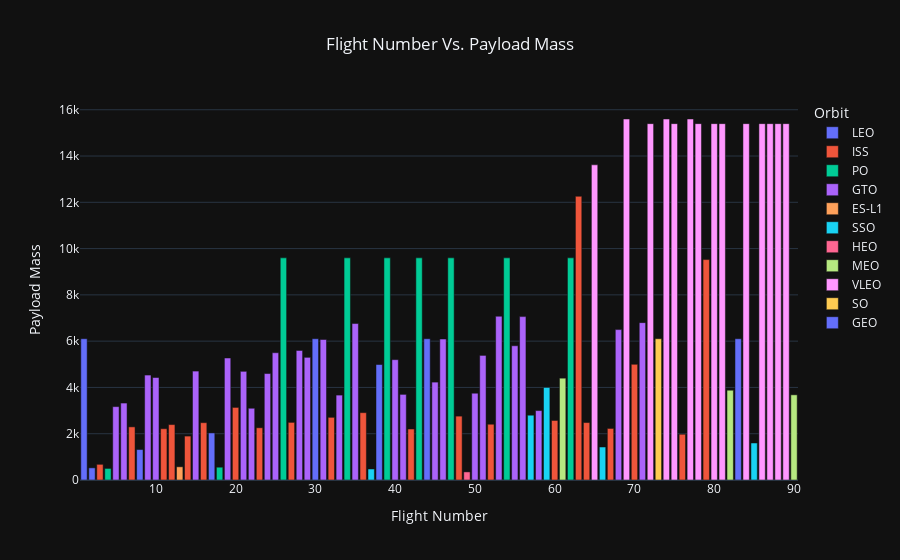

This figure's notebook cell:
### Code cell
# Plot a scatter point chart with x axis to be Flight Number and y axis to be the launch site, and hue to be the class value
fig = px.bar(
    df, x="FlightNumber", y="PayloadMass", color="Orbit", title="Flight Number Vs. Payload Mass",
    labels={
                     "FlightNumber": "Flight Number",
                     "PayloadMass": "Payload Mass",
                     "BoosterVersion": "Booster Version"
                 },
    hover_data=['FlightNumber', 'PayloadMass', 'BoosterVersion'],
    template='plotly_dark'
)

fig.layout.update(title_x = 0.5)

fig.show()

### Figure 1 — Plotly figure (JSON) as saved in the notebook; plotly's stock layout.template omitted (floating-point values rounded to 4 significant figures)
{"data": [{"alignmentgroup": "True", "customdata": [["Falcon 9"], ["Falcon 9"], ["Falcon 9"], ["Falcon 9"], ["Falcon 9"], ["Falcon 9"], ["Falcon 9"]], "hovertemplate": "Orbit=LEO<br>Flight Number=%{x}<br>Payload Mass=%{y}<br>Booster Version=%{customdata[0]}<extra></extra>", "legendgroup": "LEO", "marker": {"color": "#636efa", "pattern": {"shape": ""}}, "name": "LEO", "offsetgroup": "LEO", "orientation": "v", "showlegend": true, "textposition": "auto", "type": "bar", "x": [1, 2, 8, 17, 30, 38, 44], "xaxis": "x", "y": [6105.0, 525, 1316, 2034, 6105.0, 4990, 6105.0], "yaxis": "y"}, {"alignmentgroup": "True", "customdata": [["Falcon 9"], ["Falcon 9"], ["Falcon 9"], ["Falcon 9"], ["Falcon 9"], ["Falcon 9"], ["Falcon 9"], ["Falcon 9"], ["Falcon 9"], ["Falcon 9"], ["Falcon 9"], ["Falcon 9"], ["Falcon 9"], ["Falcon 9"], ["Falcon 9"], ["Falcon 9"], ["Falcon 9"], ["Falcon 9"], ["Falcon 9"], ["Falcon 9"], ["Falcon 9"]], "hovertemplate": "Orbit=ISS<br>Flight Number=%{x}<br>Payload Mass=%{y}<br>Booster Version=%{customdata[0]}<extra></extra>", "legendgroup": "ISS", "marker": {"color": "#EF553B", "pattern": {"shape": ""}}, "name": "ISS", "offsetgroup": "ISS", "orientation": "v", "showlegend": true, "textposition": "auto", "type": "bar", "x": [3, 7, 11, 12, 14, 16, 20, 23, 27, 32, 36, 42, 48, 52, 60, 63, 64, 67, 70, 76, 79], "xaxis": "x", "y": [677, 2296, 2216, 2395, 1898, 2477, 3136, 2257, 2490, 2708, 2910, 2205, 2760, 2410, 2573, 12259, 2482, 2228.0, 5000, 1977, 9525], "yaxis": "y"}, {"alignmentgroup": "True", "customdata": [["Falcon 9"], ["Falcon 9"], ["Falcon 9"], ["Falcon 9"], ["Falcon 9"], ["Falcon 9"], ["Falcon 9"], ["Falcon 9"], ["Falcon 9"]], "hovertemplate": "Orbit=PO<br>Flight Number=%{x}<br>Payload Mass=%{y}<br>Booster Version=%{customdata[0]}<extra></extra>", "legendgroup": "PO", "marker": {"color": "#00cc96", "pattern": {"shape": ""}}, "name": "PO", "offsetgroup": "PO", "orientation": "v", "showlegend": true, "textposition": "auto", "type": "bar", "x": [4, 18, 26, 34, 39, 43, 47, 54, 62], "xaxis": "x", "y": [500, 553, 9600, 9600, 9600, 9600, 9600, 9600, 9600], "yaxis": "y"}, {"alignmentgroup": "True", "customdata": [["Falcon 9"], ["Falcon 9"], ["Falcon 9"], ["Falcon 9"], ["Falcon 9"], ["Falcon 9"], ["Falcon 9"], ["Falcon 9"], ["Falcon 9"], ["Falcon 9"], ["Falcon 9"], ["Falcon 9"], ["Falcon 9"], ["Falcon 9"], ["Falcon 9"], ["Falcon 9"], ["Falcon 9"], ["Falcon 9"], ["Falcon 9"], ["Falcon 9"], ["Falcon 9"], ["Falcon 9"], ["Falcon 9"], ["Falcon 9"], ["Falcon 9"], ["Falcon 9"], ["Falcon 9"]], "hovertemplate": "Orbit=GTO<br>Flight Number=%{x}<br>Payload Mass=%{y}<br>Booster Version=%{customdata[0]}<extra></extra>", "legendgroup": "GTO", "marker": {"color": "#ab63fa", "pattern": {"shape": ""}}, "name": "GTO", "offsetgroup": "GTO", "orientation": "v", "showlegend": true, "textposition": "auto", "type": "bar", "x": [5, 6, 9, 10, 15, 19, 21, 22, 24, 25, 28, 29, 31, 33, 35, 40, 41, 45, 46, 50, 51, 53, 55, 56, 58, 68, 71], "xaxis": "x", "y": [3170, 3325, 4535, 4428, 4707, 5271, 4696, 3100, 4600, 5500, 5600, 5300, 6070, 3669, 6761, 5200, 3700, 4230, 6092, 3750, 5384.0, 7076, 5800, 7060, 3000, 6500, 6800], "yaxis": "y"}, {"alignmentgroup": "True", "customdata": [["Falcon 9"]], "hovertemplate": "Orbit=ES-L1<br>Flight Number=%{x}<br>Payload Mass=%{y}<br>Booster Version=%{customdata[0]}<extra></extra>", "legendgroup": "ES-L1", "marker": {"color": "#FFA15A", "pattern": {"shape": ""}}, "name": "ES-L1", "offsetgroup": "ES-L1", "orientation": "v", "showlegend": true, "textposition": "auto", "type": "bar", "x": [13], "xaxis": "x", "y": [570], "yaxis": "y"}, {"alignmentgroup": "True", "customdata": [["Falcon 9"], ["Falcon 9"], ["Falcon 9"], ["Falcon 9"], ["Falcon 9"]], "hovertemplate": "Orbit=SSO<br>Flight Number=%{x}<br>Payload Mass=%{y}<br>Booster Version=%{customdata[0]}<extra></extra>", "legendgroup": "SSO", "marker": {"color": "#19d3f3", "pattern": {"shape": ""}}, "name": "SSO", "offsetgroup": "SSO", "orientation": "v", "showlegend": true, "textposition": "auto", "type": "bar", "x": [37, 57, 59, 66, 85], "xaxis": "x", "y": [475, 2800, 4000, 1425, 1600], "yaxis": "y"}, {"alignmentgroup": "True", "customdata": [["Falcon 9"]], "hovertemplate": "Orbit=HEO<br>Flight Number=%{x}<br>Payload Mass=%{y}<br>Booster Version=%{customdata[0]}<extra></extra>", "legendgroup": "HEO", "marker": {"color": "#FF6692", "pattern": {"shape": ""}}, "name": "HEO", "offsetgroup": "HEO", "orientation": "v", "showlegend": true, "textposition": "auto", "type": "bar", "x": [49], "xaxis": "x", "y": [350], "yaxis": "y"}, {"alignmentgroup": "True", "customdata": [["Falcon 9"], ["Falcon 9"], ["Falcon 9"]], "hovertemplate": "Orbit=MEO<br>Flight Number=%{x}<br>Payload Mass=%{y}<br>Booster Version=%{customdata[0]}<extra></extra>", "legendgroup": "MEO", "marker": {"color": "#B6E880", "pattern": {"shape": ""}}, "name": "MEO", "offsetgroup": "MEO", "orientation": "v", "showlegend": true, "textposition": "auto", "type": "bar", "x": [61, 82, 90], "xaxis": "x", "y": [4400, 3880, 3681], "yaxis": "y"}, {"alignmentgroup": "True", "customdata": [["Falcon 9"], ["Falcon 9"], ["Falcon 9"], ["Falcon 9"], ["Falcon 9"], ["Falcon 9"], ["Falcon 9"], ["Falcon 9"], ["Falcon 9"], ["Falcon 9"], ["Falcon 9"], ["Falcon 9"], ["Falcon 9"], ["Falcon 9"]], "hovertemplate": "Orbit=VLEO<br>Flight Number=%{x}<br>Payload Mass=%{y}<br>Booster Version=%{customdata[0]}<extra></extra>", "legendgroup": "VLEO", "marker": {"color": "#FF97FF", "pattern": {"shape": ""}}, "name": "VLEO", "offsetgroup": "VLEO", "orientation": "v", "showlegend": true, "textposition": "auto", "type": "bar", "x": [65, 69, 72, 74, 75, 77, 78, 80, 81, 84, 86, 87, 88, 89], "xaxis": "x", "y": [13620, 15600, 15400, 15600, 15400, 15600, 15400, 15400, 15400, 15400, 15400, 15400, 15400, 15400], "yaxis": "y"}, {"alignmentgroup": "True", "customdata": [["Falcon 9"]], "hovertemplate": "Orbit=SO<br>Flight Number=%{x}<br>Payload Mass=%{y}<br>Booster Version=%{customdata[0]}<extra></extra>", "legendgroup": "SO", "marker": {"color": "#FECB52", "pattern": {"shape": ""}}, "name": "SO", "offsetgroup": "SO", "orientation": "v", "showlegend": true, "textposition": "auto", "type": "bar", "x": [73], "xaxis": "x", "y": [6105.0], "yaxis": "y"}, {"alignmentgroup": "True", "customdata": [["Falcon 9"]], "hovertemplate": "Orbit=GEO<br>Flight Number=%{x}<br>Payload Mass=%{y}<br>Booster Version=%{customdata[0]}<extra></extra>", "legendgroup": "GEO", "marker": {"color": "#636efa", "pattern": {"shape": ""}}, "name": "GEO", "offsetgroup": "GEO", "orientation": "v", "showlegend": true, "textposition": "auto", "type": "bar", "x": [83], "xaxis": "x", "y": [6105.0], "yaxis": "y"}], "layout": {"barmode": "relative", "legend": {"title": {"text": "Orbit"}, "tracegroupgap": 0}, "title": {"text": "Flight Number Vs. Payload Mass", "x": 0.5}, "xaxis": {"anchor": "y", "domain": [0, 1], "title": {"text": "Flight Number"}}, "yaxis": {"anchor": "x", "domain": [0, 1], "title": {"text": "Payload Mass"}}}}
